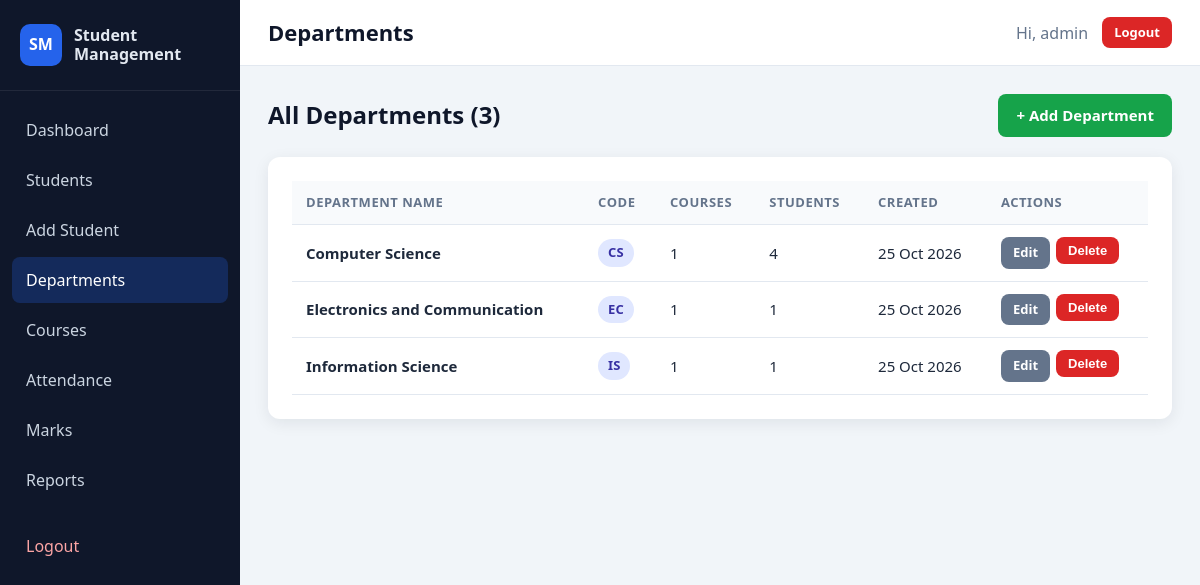
Screenshot of /departments.php (signed in) with the database file from the repository.
### tables this page shows
CREATE TABLE departments (
    id INT AUTO_INCREMENT PRIMARY KEY,
    department_name VARCHAR(100) NOT NULL,
    department_code VARCHAR(10) NOT NULL UNIQUE,
    created_at TIMESTAMP DEFAULT CURRENT_TIMESTAMP
);

### includes/auth.php (called while the page is built, shortened)
<?php
function e($value)
{
    return htmlspecialchars((string) $value, ENT_QUOTES, 'UTF-8');
}
function fetch_rows(mysqli $conn, $sql, $types = '', array $params = [])
{
    if (empty($params)) {
        $result = $conn->query($sql);
    }
    return $result->fetch_all(MYSQLI_ASSOC);
}

### departments.php (the view, shortened to what this page needs)
<?php
require_once __DIR__ . '/config/db.php';
require_once __DIR__ . '/includes/auth.php';
$departments = fetch_rows($conn, "SELECT d.id, d.department_name, d.department_code, d.created_at,
    (SELECT COUNT(*) FROM courses c WHERE c.department_id = d.id) AS course_count,
    (SELECT COUNT(*) FROM students s WHERE s.department_id = d.id) AS student_count
    FROM departments d
    ORDER BY d.department_name");
require_once __DIR__ . '/includes/header.php';
?>
<div class="page-header">
    <h2>All Departments (<?= count($departments) ?>)</h2>
    <a href="add_department.php" class="btn btn-success">+ Add Department</a>
</div>
<div class="card">
    <div class="table-wrapper">
        <table>
            <thead>
            <tr>
                <th>Department Name</th>
                <th>Code</th>
                <th>Courses</th>
                <th>Students</th>
                <th>Created</th>
                <th>Actions</th>
            </tr>
            </thead>
            <tbody>
            <?php foreach ($departments as $department): ?>
                <tr>
                    <td><strong><?= e($department['department_name']) ?></strong></td>
                    <td><span class="badge"><?= e($department['department_code']) ?></span></td>
                    <td><?= (int) $department['course_count'] ?></td>
                    <td><?= (int) $department['student_count'] ?></td>
                    <td><?= e(date('d M Y', strtotime($department['created_at']))) ?></td>
                    <td>
                        <div class="table-actions">
                            <a href="edit_department.php?id=<?= (int) $department['id'] ?>" class="btn btn-small btn-secondary">Edit</a>
                            <form method="POST" action="delete_department.php" data-confirm="Are you sure you want to delete this department?">
                                <button type="submit" class="btn btn-small btn-danger">Delete</button>
                            </form>
                        </div>
                    </td>
                </tr>
            <?php endforeach; ?>
            </tbody>
        </table>
    </div>
</div>
<?php require_once __DIR__ . '/includes/footer.php'; ?>

### assets/css/style.css (style rules this page uses)
:root { --primary: #2563eb; --primary-dark: #1d4ed8; --success: #16a34a; --danger: #dc2626; --warning: #d97706; --dark: #0f172a; --sidebar: #0f172a; --text: #1e293b; --muted: #64748b; --border: #e2e8f0; --background: #f1f5f9; --card: #ffffff; --radius: 12px; --shadow: 0 4px 16px rgba(15, 23, 42, 0.08); }
* { box-sizing: border-box; margin: 0; padding: 0; }
body { font-family: "Segoe UI", Roboto, Arial, sans-serif; background: var(--background); color: var(--text); line-height: 1.5; min-height: 100vh; }
a { color: var(--primary); text-decoration: none; }
h1, h2, h3 { color: var(--dark); }
.page-header { display: flex; justify-content: space-between; align-items: center; flex-wrap: wrap; gap: 12px; margin-bottom: 20px; }
.card { background: var(--card); border-radius: var(--radius); box-shadow: var(--shadow); padding: 24px; margin-bottom: 24px; }
.btn { display: inline-block; border: none; border-radius: 8px; padding: 10px 18px; font-size: 15px; font-weight: 600; cursor: pointer; color: #fff; background: var(--primary); transition: background 0.2s, transform 0.1s; text-align: center; }
.btn-small { padding: 6px 12px; font-size: 13px; }
.btn-success { background: var(--success); }
.btn-danger { background: var(--danger); }
.btn-secondary { background: #64748b; }
.table-wrapper { overflow-x: auto; }
table { width: 100%; border-collapse: collapse; font-size: 15px; }
th, td { padding: 12px 14px; text-align: left; border-bottom: 1px solid var(--border); vertical-align: middle; }
th { background: #f8fafc; color: var(--muted); font-size: 13px; text-transform: uppercase; letter-spacing: 0.04em; }
.table-actions { display: flex; gap: 6px; flex-wrap: wrap; }
.badge { display: inline-block; padding: 4px 10px; border-radius: 999px; font-size: 13px; font-weight: 600; background: #e0e7ff; color: #3730a3; }

### rows the page displays
departments: department_name "Computer Science", department_code "CS", course_count "1", student_count "4", created_at "25 Oct 2026"
departments: department_name "Electronics and Communication", department_code "EC", course_count "1", student_count "1", created_at "25 Oct 2026"
departments: department_name "Information Science", department_code "IS", course_count "1", student_count "1", created_at "25 Oct 2026"

### other values shown
$pageTitle "Departments"
$_SESSION['admin_username'] "admin"
count($departments) "3"
